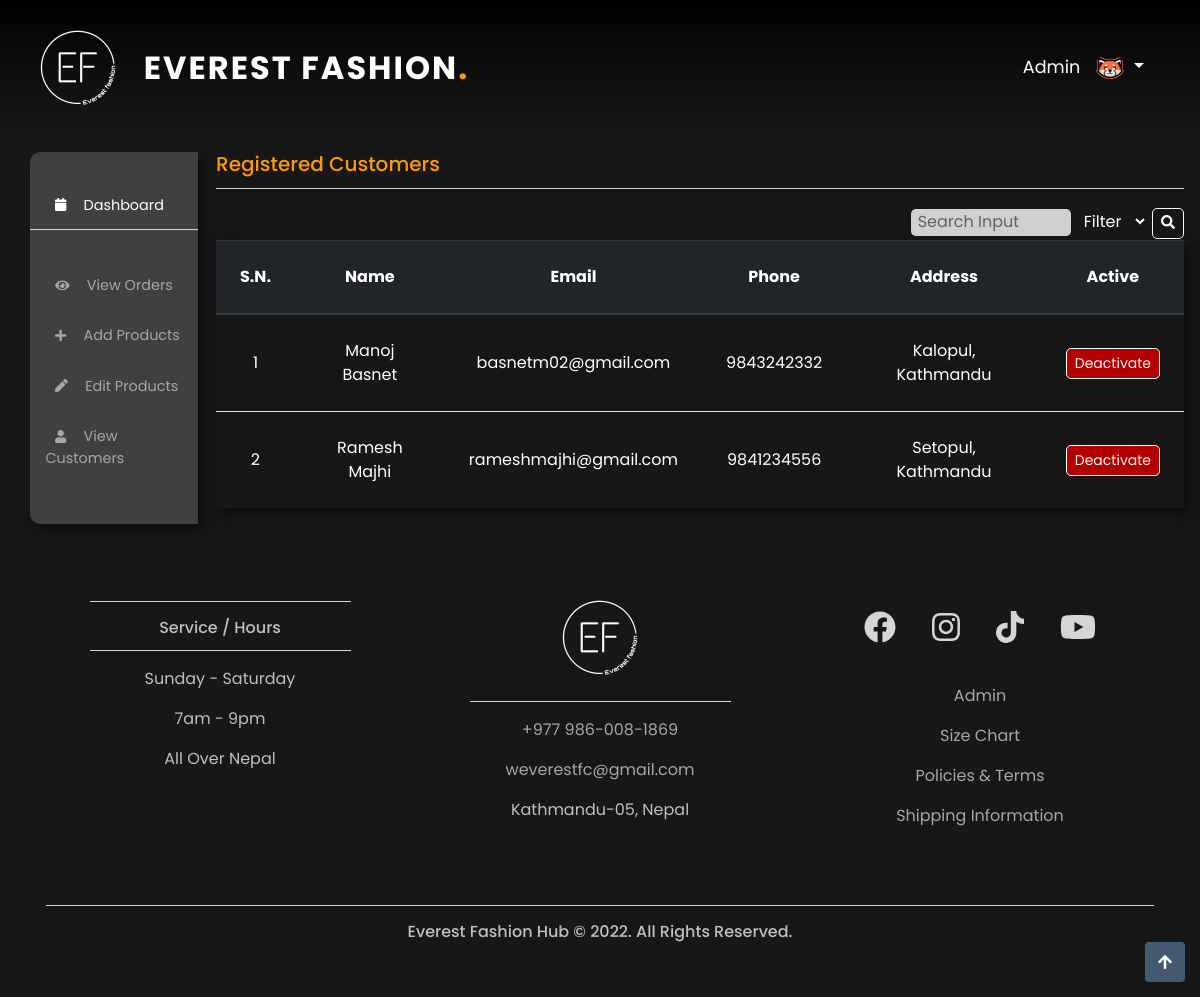
Page /admin.php?display=customers (signed in) on the committed database.
### tables this page shows
CREATE TABLE `users` (
  `user_id` int(11) NOT NULL AUTO_INCREMENT,
  `fname` varchar(20) DEFAULT NULL,
  `lname` varchar(20) DEFAULT NULL,
  `phone` varchar(20) DEFAULT NULL,
  `address` varchar(50) DEFAULT NULL,
  `email` varchar(50) DEFAULT NULL,
  `PASSWORD` char(32) DEFAULT NULL,
  `role` varchar(10) DEFAULT 'customer',
  `reg_date` datetime DEFAULT current_timestamp(),
  `is_blocked` bit(1) DEFAULT b'0',
  PRIMARY KEY (`user_id`)
);

### admin/customers.php (the view, shortened to what this page needs)
 <h5 class="keyword">Registered Customers</h5>
 <hr class="light-100">
 <div style="float:right">
 	<form method="post" action="admin.php?display=customers">
 		<input type="text" name="search_input" placeholder=" Search Input" class="search-form my-1">
 		<select name="filter">
 			<option value="fname">Filter</option>
 		</select>
 		<button class="btn btn-outline-light btn-sm" type="submit"><i class="fas fa-search icon"></i></button>
 	</form>
 </div>
 <table class="table table-striped text-center admin-table"><thead class="thead-dark"><tr><th scope="col">S.N.</th><th scope="col">Name</th><th scope="col">Email</th><th scope="col">Phone</th><th scope="col">Address</th><th scope="col">Active</th></tr></thead>
 	<?php
 	$concat="";
 	$sql="select user_id,concat_ws(' ',fname,lname) as name,email,phone,address,is_blocked from users where role='customer'".$concat;
 	$res=mysqli_query($conn,$sql);
 	if(mysqli_num_rows($res)>0)
 	{
 		echo "<tbody>";
 		$sn=1;
 		while($row=mysqli_fetch_assoc($res))
 		{
 			?>
 			<tr><td><?php echo $sn; ?></td><td><?php echo $row['name']; ?></td><td><?php echo $row['email']; ?></td><td><?php echo $row['phone']; ?></td><td><?php echo $row['address']; ?></td><td><?php if($row['is_blocked']==1){ ?>
 				<a href="php/activate_account.php?user_id=<?php echo $row['user_id']; ?>"><button class="btn btn-outline-light btn-sm btn-rounded" style="background-color: #455A71;">Activate</button></a>
 			<?php } else{?>
 				<a href="php/deactivate_account.php?user_id=<?php echo $row['user_id']; ?>"><button class="btn btn-outline-light btn-sm btn-rounded" style="background-color: #b30000;">Deactivate</button></a><?php } ?>
 			</td>
 		</tr>
 		<?php
 		$sn++;
 	}
 	echo "</tbody>";
 }
 echo "</table>";
?>

### css/style.css (style rules this page uses)
html,body { height:100%; width:100%; font-family:'Poppins',sans-serif; color:white; background-color: #171717; }
.keyword { color:#ff9900; }
select { border-radius: 7px; border: 0px; color: white; padding: 4px; width: 4.5em; background-color: #171717; }
.search-form { opacity: 0.8; border: none; border-bottom: 1px solid white; width: 10em; transition: width 0.4s ease-in-out; margin: 8px 0; border-radius: 5px; }
.btn-outline-light { border-radius: 5px; }
.fa-search { font-size: 1em !important; }
.icon { font-size:2em; }
hr.light-100 { border-top:1px solid #d5d5d5; width:100%; margin-top:.8rem; margin-bottom:1rem; }
.table td, .table th { padding: 1.5em; vertical-align: middle; }
.admin-table { box-shadow: 5px 5px 10px #0d0d0d; }

### rows in the picture
users: name "Manoj Basnet", email "basnetm02@gmail.com", phone "9843242332", address "Kalopul, Kathmandu"
users: name "Ramesh Majhi", email "rameshmajhi@gmail.com", phone "9841234556", address "Setopul, Kathmandu"
